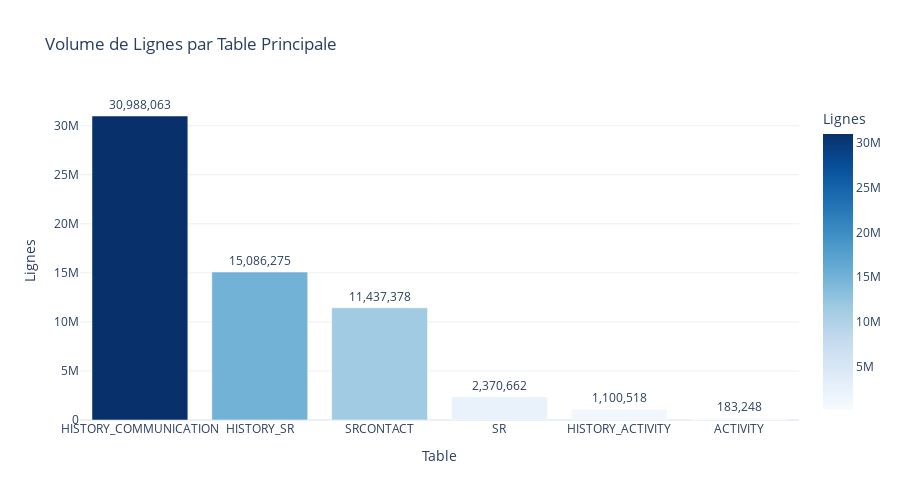

Notebook cell for this chart:
### Markdown cell above
---
## 5. Distribution des Volumes par Table

### Code cell
# Volumes par table
table_volumes = []
main_tables = ['sr', 'activity', 'srcontact', 'history_sr', 'history_activity', 'history_communication']

for table in main_tables:
    try:
        count = pd.read_sql_query(f"SELECT COUNT(*) as count FROM {table}", conn)['count'][0]
        table_volumes.append({'Table': table.upper(), 'Lignes': count})
    except:
        pass

df_volumes = pd.DataFrame(table_volumes).sort_values('Lignes', ascending=False)

print("="*70)
print("📊 VOLUME DE DONNÉES PAR TABLE")
print("="*70)
print()
display(df_volumes)

# Visualisation
fig = px.bar(
    df_volumes, 
    x='Table', 
    y='Lignes',
    title='Volume de Lignes par Table Principale',
    text='Lignes',
    color='Lignes',
    color_continuous_scale='Blues'
)

fig.update_traces(texttemplate='%{text:,.0f}', textposition='outside')
fig.update_layout(height=500, showlegend=False)
fig.show()

### Figure 1 — Plotly figure (JSON) as saved in the notebook; plotly's stock layout.template omitted (floating-point values rounded to 4 significant figures)
{"data": [{"hovertemplate": "Table=%{x}<br>Lignes=%{marker.color}<extra></extra>", "legendgroup": "", "marker": {"color": [30988063, 15086275, 11437378, 2370662, 1100518, 183248], "coloraxis": "coloraxis", "pattern": {"shape": ""}}, "name": "", "orientation": "v", "showlegend": false, "text": [30990000.0, 15090000.0, 11440000.0, 2371000.0, 1101000.0, 183200.0], "textposition": "outside", "texttemplate": "%{text:,.0f}", "type": "bar", "x": ["HISTORY_COMMUNICATION", "HISTORY_SR", "SRCONTACT", "SR", "HISTORY_ACTIVITY", "ACTIVITY"], "xaxis": "x", "y": [30988063, 15086275, 11437378, 2370662, 1100518, 183248], "yaxis": "y"}], "layout": {"barmode": "relative", "coloraxis": {"colorbar": {"title": {"text": "Lignes"}}, "colorscale": [[0, "rgb(247,251,255)"], [0.125, "rgb(222,235,247)"], [0.25, "rgb(198,219,239)"], [0.375, "rgb(158,202,225)"], [0.5, "rgb(107,174,214)"], [0.625, "rgb(66,146,198)"], [0.75, "rgb(33,113,181)"], [0.875, "rgb(8,81,156)"], [1, "rgb(8,48,107)"]]}, "height": 500, "legend": {"tracegroupgap": 0}, "showlegend": false, "title": {"text": "Volume de Lignes par Table Principale"}, "xaxis": {"anchor": "y", "domain": [0, 1], "title": {"text": "Table"}}, "yaxis": {"anchor": "x", "domain": [0, 1], "title": {"text": "Lignes"}}}}
